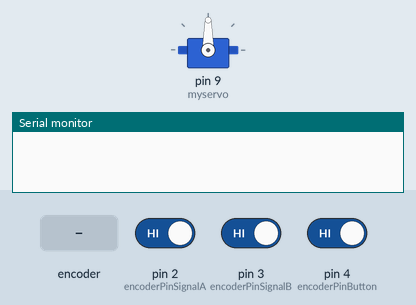
The sketch below on a simulated Arduino Uno, built with avr-gcc and run on an emulated ATmega328P. Parts: servo, the last lines printed to the serial monitor. The test bench sets the inputs (shaded band); at power-on: pin 4 (encoderPinButton) HIGH, pin 2 (encoderPinSignalA) HIGH, pin 3 (encoderPinSignalB) HIGH.

Above: at 1.2 s.
1.3 s: rotary encoder on pin 2 (encoderPinSignalA) / pin 3 (encoderPinSignalB) turned 1 step (first pin leading)
3.0 s: pin 4 (encoderPinButton) driven LOW
At 3.8 s:
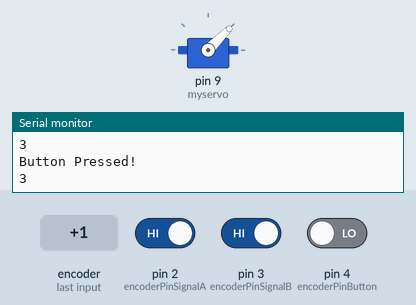
Timing chart, 0 to 6.0 s (numbered marks = the images above; inputs shaded):
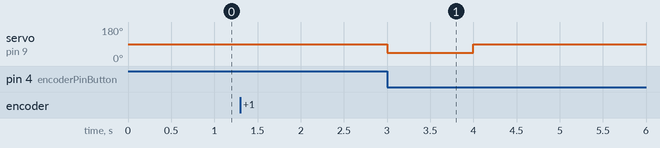

The sketch:

encoder.ino
```cpp
  #include <Servo.h>
  Servo myservo;

  // Pins 2/3 are specific as they are interrupt pins
  int encoderPinSignalA = 2;
  int encoderPinSignalB = 3;
  int encoderPinButton  = 4;

  long lastVolume = 0;

  // Volatile variables because our interrupt routine changes these variables
  volatile long volume = 0;
  volatile int lastEncoded = 0;

  int buttonVal,
     lastButtonState = 0;

  void setup() {
   // attaches the servo on pin 9 to the servo object
   myservo.attach(9);

  // initialize the serial monitor
  Serial.begin (9600);

  // set out input pins as inputs
  pinMode(encoderPinSignalA, INPUT);
  pinMode(encoderPinSignalB, INPUT);
  pinMode(encoderPinButton, INPUT);

  // enable pullup resistors on interrupt pins
  digitalWrite(encoderPinSignalA, HIGH);
  digitalWrite(encoderPinSignalB, HIGH);

  // call updateEncoder() when any change detected on pin 2/3 interrupt 0/1 pins
  attachInterrupt(0, serviceEncoderInterrupt, CHANGE);
  attachInterrupt(1, serviceEncoderInterrupt, CHANGE);
  }

  void loop(){
  if(volume != lastVolume) {
    Serial.println(volume);
    lastVolume = volume; // volume changed so update lastVolume.
  }

  buttonVal = digitalRead(encoderPinButton);
  if(buttonVal == LOW && lastButtonState != buttonVal) {
    Serial.println("Button Pressed! ");

    Serial.println(volume);

    if(volume<6 && volume>0){
      myservo.write(45);              // I option (1-5)
      delay(1000);
      myservo.write(90);
    }
    else if(volume>5 && volume <11){
      myservo.write(45);              // II option (6-10)
      delay(3000);
      myservo.write(90);
    }
    else if(volume>10 && volume <16){
      myservo.write(45);              // III option (11-15)
      delay(5000);
      myservo.write(90);
    }
     else if(volume>15 && volume <=20){
      myservo.write(45);              // IV option (16-20)
      delay(7000);
      myservo.write(90);
    }
    delay(500);
    volume = 0;
  }
  lastButtonState = buttonVal;

  // Acts as rudimentary software button debouncing
  delay(60);
}


void serviceEncoderInterrupt() {
  int signalA = digitalRead(encoderPinSignalA);
  int signalB = digitalRead(encoderPinSignalB);

  int encoded = (signalB << 1) | signalA;  // converting the 2 pin value to single number
  int sum  = (lastEncoded << 2) | encoded; // adding it to the previous encoded value

  if((sum == 0b0001 || sum == 0b0111 || sum == 0b1110 || sum == 0b1000) && volume < 20) volume ++;
  if((sum == 0b0010 || sum == 0b1011 || sum == 0b1101 || sum == 0b0100) && volume > 0) volume --;

  lastEncoded = encoded; // store this value for next time
}
```

Measured:
- after the input at 3.0 s, servo on pin 9 (myservo): 90° → 45° at once, → 90° 1.0 s later
